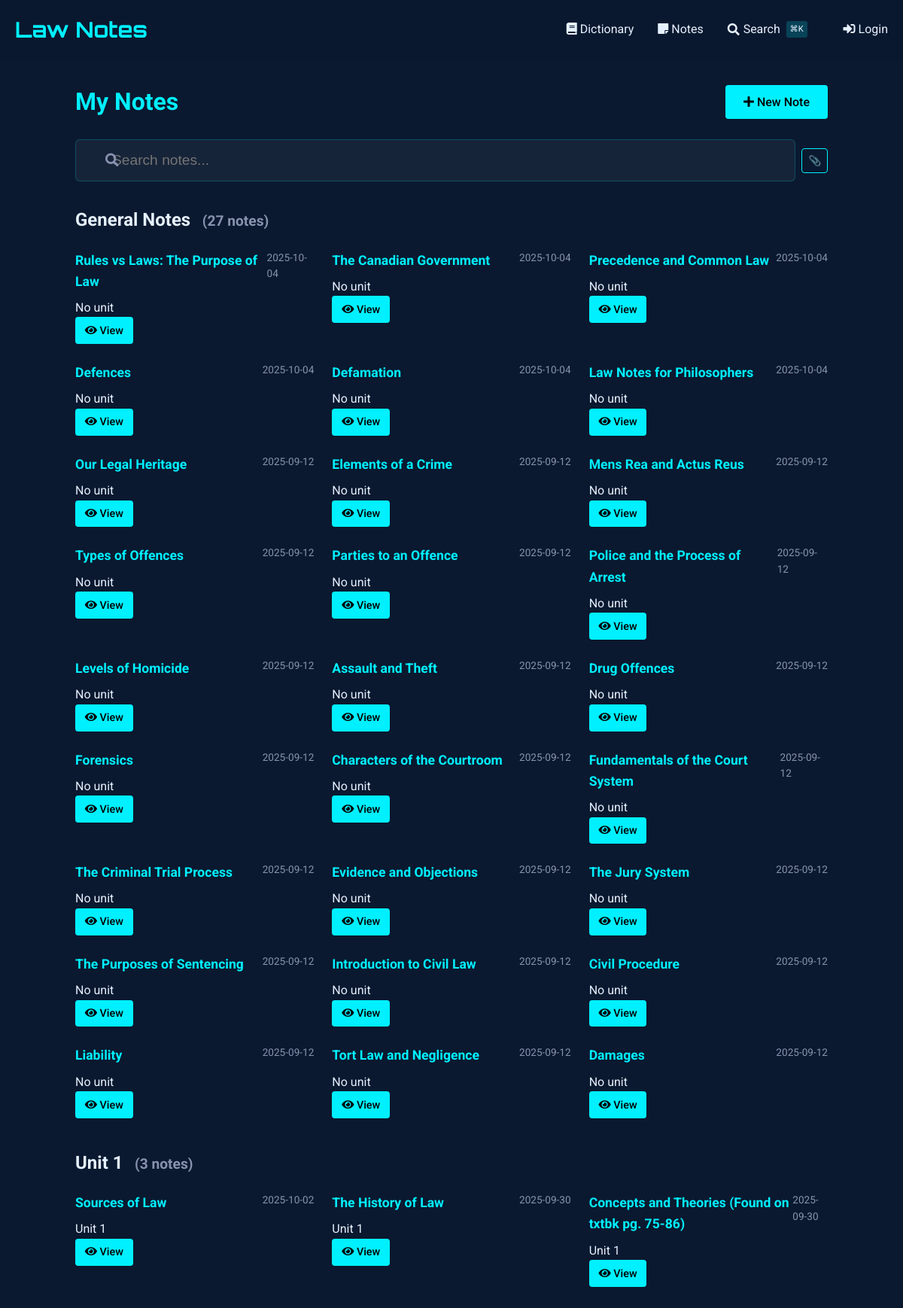
/notes, run on an earlier commit of the app's database.
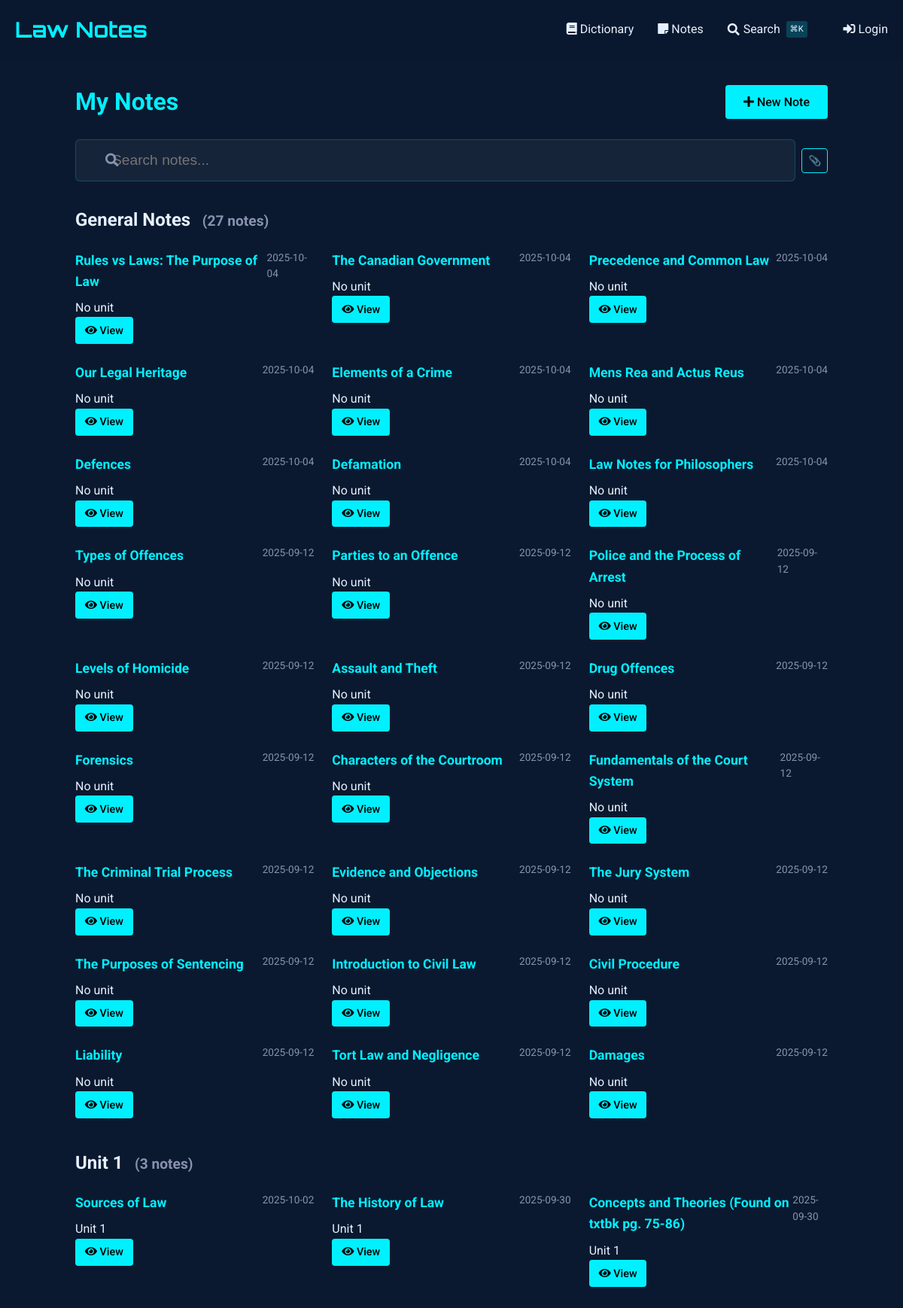
And on a later commit of the database.
### tables this page shows
CREATE TABLE notes (
    id INTEGER PRIMARY KEY AUTOINCREMENT,
    title TEXT NOT NULL,                -- short title for the note
    content TEXT NOT NULL,              -- the full note text
    unit_number INTEGER,                -- optional: to group with course units
    tags TEXT,                          -- comma-separated or JSON for filtering/search
    related_entries TEXT,               -- store glossary ids (e.g., "1,4,5") for cross-linking
    created_at TIMESTAMP DEFAULT CURRENT_TIMESTAMP,
    last_updated TIMESTAMP DEFAULT CURRENT_TIMESTAMP,
    views INTEGER DEFAULT 0,            -- track popularity
    is_favorite BOOLEAN DEFAULT 0,      -- quick flag for starred notes
    comments TEXT                       -- optional: your own thoughts or annotations
, has_worksheet BOOLEAN DEFAULT 0);

### notes_routes.py (the view)
@notes_bp.route('')
def index():
    db = SQL("sqlite:///notes.db")
    notes = db.execute("""
        SELECT id, title, unit_number,
               strftime('%Y-%m-%d', created_at) as created_date,
               strftime('%Y-%m-%d', last_updated) as last_updated,
               is_favorite, has_worksheet
        FROM notes
        ORDER BY last_updated DESC
    """)
    notes_by_unit = {}
    for note in notes:
        unit = note.get('unit_number', 'Ungrouped')
        if unit not in notes_by_unit:
            notes_by_unit[unit] = []
        notes_by_unit[unit].append(note)
    return render_template('notes/index.html',
                         notes_by_unit=notes_by_unit)

### sql.py (called while the page is built)
def _enable_logging(f):
    import logging
    import functools
    import os
    @functools.wraps(f)
    def decorator(*args, **kwargs):
        try:
            import flask
        except ModuleNotFoundError:
            return f(*args, **kwargs)
        disabled = logging.getLogger("cs50").disabled
        if flask.current_app and os.getenv("FLASK_ENV") == "development":
            logging.getLogger("cs50").disabled = False
        try:
            return f(*args, **kwargs)
        finally:
            logging.getLogger("cs50").disabled = disabled
    return decorator

    def __del__(self):
        self._disconnect()

    def _disconnect(self):
        if hasattr(_data, self._name()):
            getattr(_data, self._name()).close()
            delattr(_data, self._name())

    def _name(self):
        return str(hash(self))

        def connect(dbapi_connection, connection_record):
            try:
                if isinstance(
                    dbapi_connection, sqlite3.Connection
                ):  # If back end is sqlite
                    cursor = dbapi_connection.cursor()
                    cursor.execute("PRAGMA foreign_keys=ON")
                    cursor.close()
            except:
                pass

### templates/notes/index.html (shortened to what this page needs)
{% extends "notes/base.html" %}
{% block content %}
<div class="container" style="max-width: 1000px; margin: 0 auto;">
    <div style="display: flex; justify-content: space-between; align-items: center; margin-bottom: 1.5rem;">
        <h1 style="color: var(--primary); margin: 0;">
            My Notes
        </h1>
        <a href="{{ url_for('notes.add_note') }}" class="btn" style="background: var(--primary); color: #000; text-decoration: none; white-space: nowrap;">
            <i class="fas fa-plus"></i> New Note
        </a>
    </div>
    <div class="search-container">
        <i class="fas fa-search search-icon"></i>
        <input type="text" id="noteSearch" class="search-input" placeholder="Search notes..." autocomplete="off">
    </div>
    <div id="notesContainer">
        {% if notes_by_unit %}
            {% for unit, notes in notes_by_unit.items() %}
                <div class="unit-section" data-unit="{{ unit or 'general' }}">
                    <h2 class="unit-header">
                        {% if unit %}
                            Unit {{ unit }}
                        {% else %}
                            General Notes
                        {% endif %}
                        <small class="unit-count" style="font-size: 0.8em; color: #8892b0; margin-left: 0.5em;">
                        </small>
                    </h2>
                    <div class="notes-grid" style="display: grid; grid-template-columns: repeat(auto-fill, minmax(300px, 1fr)); gap: 1.5rem;" data-unit="{{ unit or 'general' }}">
                        {% for note in notes %}
                            <div class="note-card"
                                 data-id="{{ note.id }}"
                                 data-title="{{ note.title|lower }}"
                                 data-content="{{ note.content|lower }}"
                                 data-unit="{{ note.unit_number or 'general' }}"
                                 data-tags="{{ note.tags|default('', true)|lower }}"
                                 data-has-worksheet="{{ 'true' if note.has_worksheet else 'false' }}"
                                 data-date="{{ (note.last_updated or note.created_date)|lower }}"
                                 data-favorite="{{ 'favorite' if note.is_favorite else '' }}">
                                <div style="display: flex; justify-content: space-between; align-items: flex-start;">
                                    <h3 style="margin: 0 0 0.5rem 0; font-size: 1.1rem; color: var(--primary);">
                                        {{ note.title }}
                                    </h3>
                                    <span class="note-date" style="color: #8892b0; font-size: 0.85rem;">
                                        {{ note.last_updated or note.created_date }}
                                    </span>
                                </div>
                                <div class="note-meta">
                                    {% if note.unit_number %}
                                        <span>Unit {{ note.unit_number }}</span>
                                    {% else %}
                                        <span>No unit</span>
                                    {% endif %}
                                </div>
                                <div class="note-actions">
                                    <a href="{{ url_for('notes.view_note', note_id=note.id) }}" class="btn" style="padding: 0.4rem 0.8rem; font-size: 0.9rem;">
                                        <i class="fas fa-eye"></i> View
                                    </a>
                                </div>
                            </div>
                        {% endfor %}
                    </div>
                </div>
            {% endfor %}
        {% endif %}
    </div>
</div>
{% endblock %}

### templates/notes/base.html (shortened to what this page needs)
{% extends "dictionary/base.html" %}

### templates/dictionary/base.html (shortened to what this page needs)
<!DOCTYPE html>
<html lang="en">
<head>
    <link href="https://cdnjs.cloudflare.com/ajax/libs/font-awesome/5.15.4/css/all.min.css" rel="stylesheet">
</head>
<body>
    <header>
        <div class="container">
            <div class="header-content">
                <a href="{{ url_for('dictionary.index') }}" class="logo">Law Notes</a>
                <nav class="nav-links">
                    <a href="{{ url_for('dictionary.index') }}" class="nav-link">
                        <i class="fas fa-book"></i> Dictionary
                    </a>
                    <a href="{{ url_for('notes.index') }}" class="nav-link">
                        <i class="fas fa-sticky-note"></i> Notes
                    </a>
                    <a href="{{ url_for('search') }}" class="nav-link" style="display: flex; align-items: center; gap: 0.3rem;">
                        <i class="fas fa-search"></i>
                        <span>Search</span>
                        <span style="font-size: 0.7rem; background: rgba(0, 240, 255, 0.2); padding: 0.1rem 0.3rem; border-radius: 3px; margin-left: 0.2rem;">⌘K</span>
                    </a>
                    {% if session.get("name") %}
                    <a href="{{ url_for('dictionary.add_entry') }}" class="nav-link" style="margin-left: 1rem;">
                        <i class="fas fa-plus"></i> Add Entry
                    </a>
                    <a href="/auth/logout" class="nav-link">
                        <i class="fas fa-sign-out-alt"></i> Logout
                    </a>
                    {% else %}
                    <a href="/auth/login" class="nav-link" style="margin-left: 1rem;">
                        <i class="fas fa-sign-in-alt"></i> Login
                    </a>
                    {% endif %}
                </nav>
            </div>
        </div>
    </header>
    <main class="container" style="padding: 2rem 0;">
        {% block content %}{% endblock %}
    </main>
</body>
</html>

### templates/dictionary/base.html (style rules this page uses)
:root { --primary: #00f0ff; --bg-dark: #0a192f; --text: #e6f1ff; --success: #2ecc71; --error: #e74c3c; }
body { font-family: 'Roboto', sans-serif; background-color: var(--bg-dark); color: var(--text); line-height: 1.6; margin: 0; padding: 0; }
.container { max-width: 1200px; margin: 0 auto; padding: 0 20px; }
header { background: rgba(10, 25, 47, 0.9); padding: 1rem 0; }
.header-content { display: flex; justify-content: space-between; align-items: center; }
.logo { font-family: 'Orbitron', sans-serif; font-size: 1.8rem; color: var(--primary); text-decoration: none; font-weight: 700; }
.nav-links { display: flex; gap: 2rem; }
.nav-link { color: var(--text); text-decoration: none; transition: color 0.3s; }
.btn { display: inline-block; padding: 0.6rem 1.5rem; background: var(--primary); color: #000; border: none; border-radius: 4px; cursor: pointer; text-decoration: none; font-weight: 500; transition: all 0.3s; }

### templates/notes/index.html (style rules this page uses)
.search-container { margin-bottom: 2rem; position: relative; }
.search-input { width: 100%; padding: 0.8rem 1rem; padding-left: 2.5rem; font-size: 1rem; background: rgba(10, 25, 47, 0.7); border: 1px solid rgba(0, 240, 255, 0.3); border-radius: 4px; color: #e6f1ff; transition: all 0.3s ease; }
.search-icon { position: absolute; left: 1rem; top: 50%; transform: translateY(-50%); color: #8892b0; }
.unit-section { margin-bottom: 2.5rem; }

### templates/partials/spotlight_search.html (style rules this page uses)
.search-input { width: 100%; padding: 1rem 1rem 1rem 3rem; font-size: 1.2rem; background: rgba(255, 255, 255, 0.05); border: 1px solid rgba(0, 240, 255, 0.2); border-radius: 6px; color: #e6f1ff; transition: all 0.3s ease; }
.search-icon { position: absolute; left: 2.5rem; top: 50%; transform: translateY(-50%); color: #8892b0; font-size: 1.1rem; }

What changed in the data, as far as the page shows it:
changed notes "Our Legal Heritage": last_updated "2025-09-12" → "2025-10-04"; moves up the list
changed notes "Elements of a Crime": last_updated "2025-09-12" → "2025-10-04"; moves up the list
changed notes "Mens Rea and Actus Reus": last_updated "2025-09-12" → "2025-10-04"; moves up the list
